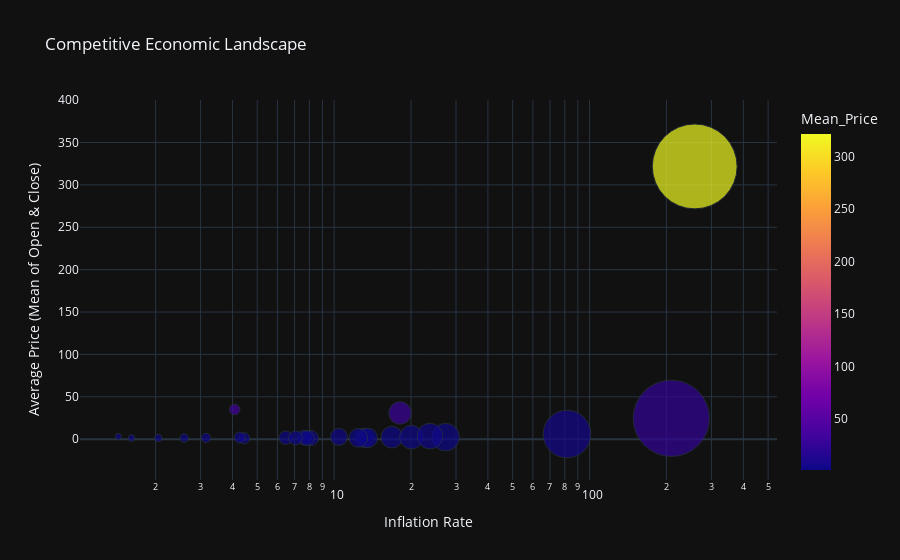
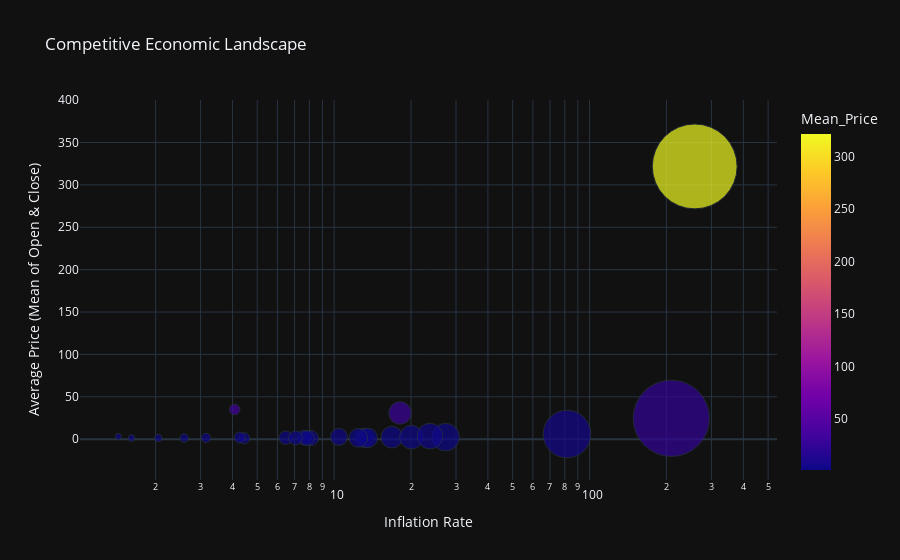

The code cell stored with these charts, in order, in its notebook:
### Code cell
import pandas as pd
import plotly.express as px
import plotly.graph_objects as go
import numpy as np

# Load data
data = pd.read_csv('../dataset/WLD_RTFP_country_2024-11-04.csv')


# Filter out countries with missing inflation or price data
data = data.dropna(subset=['Open', 'Close', 'Inflation'])

# Replace negative inflation values with 0
data['Inflation'] = data['Inflation'].apply(lambda x: max(x, 0))

# Calculate mean price (Open + Close) / 2 for each country and date
data['Mean_Price'] = (data['Open'] + data['Close']) / 2

# Define the latest date for each country to create a snapshot of the latest data
latest_data = data.groupby('country').apply(lambda x: x.loc[x['date'].idxmax()])

# Create scatter plot for competitive countries with size representing Inflation and color for Mean_Price
fig = px.scatter(
    latest_data, x="Inflation", y="Mean_Price",
    size="Inflation", color="Mean_Price", hover_name="country",
    log_x=True, size_max=60,
    title="Competitive Economic Landscape"
)

# Customize layout
fig.update_layout(
    xaxis_title="Inflation Rate",
    yaxis_title="Average Price (Mean of Open & Close)",
    template="plotly_dark",
    showlegend=False
)

# Show plot
fig.show()

fig.show()

### Figure 1 — Plotly figure (JSON) as saved in the notebook; plotly's stock layout.template omitted (floating-point values rounded to 4 significant figures)
{"data": [{"hovertemplate": "<b>%{hovertext}</b><br><br>Inflation=%{marker.size}<br>Mean_Price=%{marker.color}<extra></extra>", "hovertext": ["Afghanistan", "Armenia", "Bangladesh", "Burkina Faso", "Burundi", "Cameroon", "Central African Republic", "Chad", "Congo, Dem. Rep.", "Congo, Rep.", "Gambia, The", "Guinea", "Guinea-Bissau", "Haiti", "Indonesia", "Iraq", "Kenya", "Lao PDR", "Lebanon", "Liberia", "Libya", "Malawi", "Mali", "Mauritania", "Mozambique", "Myanmar", "Niger", "Nigeria", "Philippines", "Senegal", "Somalia", "South Sudan", "Sri Lanka", "Sudan", "Syrian Arab Republic", "Yemen, Rep."], "legendgroup": "", "marker": {"color": [1.255, 1.035, 1.73, 1.6, 2.32, 1.32, 1.295, 1.25, 1.88, 1.08, 1.95, 1.5, 1.145, 3.845, 1.285, 1.24, 1.41, 2.37, 35.02, 1.46, 1.44, 2.73, 1.32, 1.285, 1.53, 6.08, 1.505, 2.355, 1.535, 1.505, 1.295, 24.61, 3.1, 321.8, 30.97, 3.585], "coloraxis": "coloraxis", "size": [0, 0, 6.46, 13.12, 16.83, 8.12, 0, 0, 7.64, 4.45, 4.27, 3.15, 0, 0, 7.83, 0, 2.59, 20.08, 4.08, 2.05, 13.56, 10.44, 1.61, 0, 7.06, 81.59, 12.44, 27.33, 0, 0, 0, 208.9, 1.43, 258.1, 18.12, 23.72], "sizemode": "area", "sizeref": 0.07168, "symbol": "circle"}, "mode": "markers", "name": "", "orientation": "v", "showlegend": false, "type": "scatter", "x": [0, 0, 6.46, 13.12, 16.83, 8.12, 0, 0, 7.64, 4.45, 4.27, 3.15, 0, 0, 7.83, 0, 2.59, 20.08, 4.08, 2.05, 13.56, 10.44, 1.61, 0, 7.06, 81.59, 12.44, 27.33, 0, 0, 0, 208.9, 1.43, 258.1, 18.12, 23.72], "xaxis": "x", "y": [1.255, 1.035, 1.73, 1.6, 2.32, 1.32, 1.295, 1.25, 1.88, 1.08, 1.95, 1.5, 1.145, 3.845, 1.285, 1.24, 1.41, 2.37, 35.02, 1.46, 1.44, 2.73, 1.32, 1.285, 1.53, 6.08, 1.505, 2.355, 1.535, 1.505, 1.295, 24.61, 3.1, 321.8, 30.97, 3.585], "yaxis": "y"}], "layout": {"coloraxis": {"colorbar": {"title": {"text": "Mean_Price"}}, "colorscale": [[0, "#0d0887"], [0.1111, "#46039f"], [0.2222, "#7201a8"], [0.3333, "#9c179e"], [0.4444, "#bd3786"], [0.5556, "#d8576b"], [0.6667, "#ed7953"], [0.7778, "#fb9f3a"], [0.8889, "#fdca26"], [1, "#f0f921"]]}, "legend": {"itemsizing": "constant", "tracegroupgap": 0}, "showlegend": false, "title": {"text": "Competitive Economic Landscape"}, "xaxis": {"anchor": "y", "domain": [0, 1], "title": {"text": "Inflation Rate"}, "type": "log"}, "yaxis": {"anchor": "x", "domain": [0, 1], "title": {"text": "Average Price (Mean of Open & Close)"}}}}

### Figure 2 — Plotly figure (JSON) as saved in the notebook; plotly's stock layout.template omitted (floating-point values rounded to 4 significant figures)
{"data": [{"hovertemplate": "<b>%{hovertext}</b><br><br>Inflation=%{marker.size}<br>Mean_Price=%{marker.color}<extra></extra>", "hovertext": ["Afghanistan", "Armenia", "Bangladesh", "Burkina Faso", "Burundi", "Cameroon", "Central African Republic", "Chad", "Congo, Dem. Rep.", "Congo, Rep.", "Gambia, The", "Guinea", "Guinea-Bissau", "Haiti", "Indonesia", "Iraq", "Kenya", "Lao PDR", "Lebanon", "Liberia", "Libya", "Malawi", "Mali", "Mauritania", "Mozambique", "Myanmar", "Niger", "Nigeria", "Philippines", "Senegal", "Somalia", "South Sudan", "Sri Lanka", "Sudan", "Syrian Arab Republic", "Yemen, Rep."], "legendgroup": "", "marker": {"color": [1.255, 1.035, 1.73, 1.6, 2.32, 1.32, 1.295, 1.25, 1.88, 1.08, 1.95, 1.5, 1.145, 3.845, 1.285, 1.24, 1.41, 2.37, 35.02, 1.46, 1.44, 2.73, 1.32, 1.285, 1.53, 6.08, 1.505, 2.355, 1.535, 1.505, 1.295, 24.61, 3.1, 321.8, 30.97, 3.585], "coloraxis": "coloraxis", "size": [0, 0, 6.46, 13.12, 16.83, 8.12, 0, 0, 7.64, 4.45, 4.27, 3.15, 0, 0, 7.83, 0, 2.59, 20.08, 4.08, 2.05, 13.56, 10.44, 1.61, 0, 7.06, 81.59, 12.44, 27.33, 0, 0, 0, 208.9, 1.43, 258.1, 18.12, 23.72], "sizemode": "area", "sizeref": 0.07168, "symbol": "circle"}, "mode": "markers", "name": "", "orientation": "v", "showlegend": false, "type": "scatter", "x": [0, 0, 6.46, 13.12, 16.83, 8.12, 0, 0, 7.64, 4.45, 4.27, 3.15, 0, 0, 7.83, 0, 2.59, 20.08, 4.08, 2.05, 13.56, 10.44, 1.61, 0, 7.06, 81.59, 12.44, 27.33, 0, 0, 0, 208.9, 1.43, 258.1, 18.12, 23.72], "xaxis": "x", "y": [1.255, 1.035, 1.73, 1.6, 2.32, 1.32, 1.295, 1.25, 1.88, 1.08, 1.95, 1.5, 1.145, 3.845, 1.285, 1.24, 1.41, 2.37, 35.02, 1.46, 1.44, 2.73, 1.32, 1.285, 1.53, 6.08, 1.505, 2.355, 1.535, 1.505, 1.295, 24.61, 3.1, 321.8, 30.97, 3.585], "yaxis": "y"}], "layout": {"coloraxis": {"colorbar": {"title": {"text": "Mean_Price"}}, "colorscale": [[0, "#0d0887"], [0.1111, "#46039f"], [0.2222, "#7201a8"], [0.3333, "#9c179e"], [0.4444, "#bd3786"], [0.5556, "#d8576b"], [0.6667, "#ed7953"], [0.7778, "#fb9f3a"], [0.8889, "#fdca26"], [1, "#f0f921"]]}, "legend": {"itemsizing": "constant", "tracegroupgap": 0}, "showlegend": false, "title": {"text": "Competitive Economic Landscape"}, "xaxis": {"anchor": "y", "domain": [0, 1], "title": {"text": "Inflation Rate"}, "type": "log"}, "yaxis": {"anchor": "x", "domain": [0, 1], "title": {"text": "Average Price (Mean of Open & Close)"}}}}
